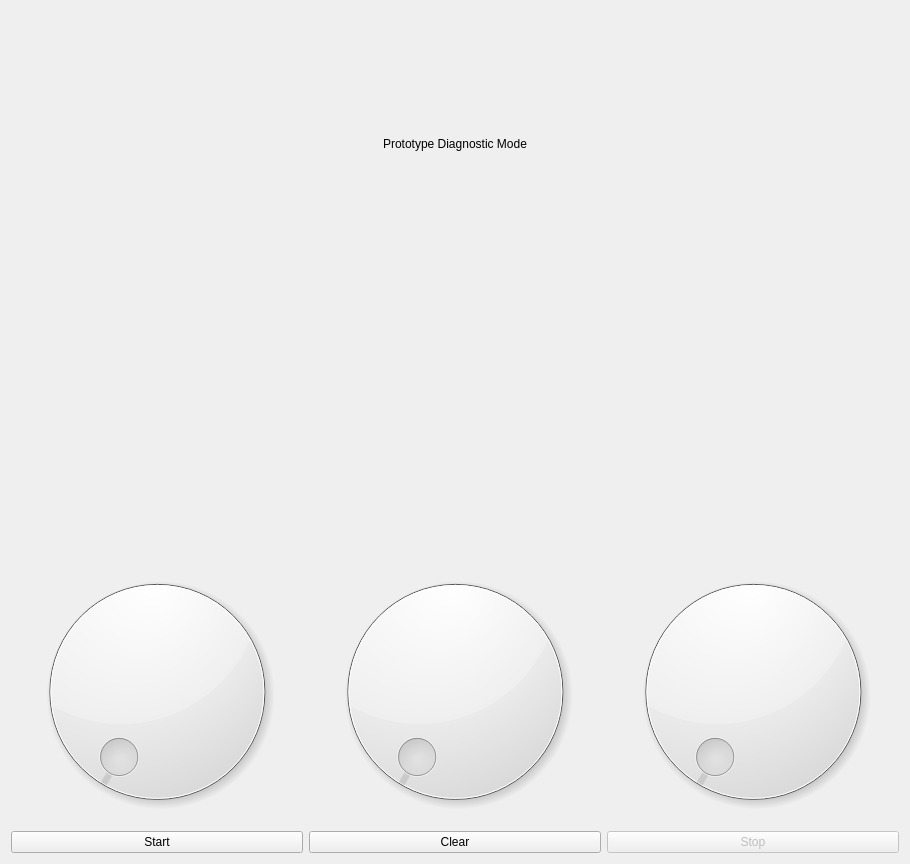
<?xml version="1.0" encoding="UTF-8"?>
<ui version="4.0">
 <class>Form</class>
 <widget class="QWidget" name="Form">
  <property name="geometry">
   <rect>
    <x>0</x>
    <y>0</y>
    <width>910</width>
    <height>864</height>
   </rect>
  </property>
  <property name="windowTitle">
   <string>Form</string>
  </property>
  <layout class="QGridLayout" name="gridLayout_2">
   <item row="0" column="0">
    <layout class="QGridLayout" name="gridLayout">
     <item row="1" column="1">
      <widget class="PlotWidget" name="graph2" native="true"/>
     </item>
     <item row="1" column="0">
      <widget class="PlotWidget" name="graph1" native="true"/>
     </item>
     <item row="1" column="2">
      <widget class="PlotWidget" name="graph3" native="true"/>
     </item>
     <item row="2" column="2">
      <widget class="QDial" name="dial_3"/>
     </item>
     <item row="2" column="1">
      <widget class="QDial" name="dial_2"/>
     </item>
     <item row="0" column="1">
      <widget class="QLabel" name="label_2">
       <property name="text">
        <string>&lt;html&gt;&lt;head/&gt;&lt;body&gt;&lt;p align=&quot;center&quot;&gt;Prototype Diagnostic Mode&lt;/p&gt;&lt;/body&gt;&lt;/html&gt;</string>
       </property>
      </widget>
     </item>
     <item row="2" column="0">
      <widget class="QDial" name="dial"/>
     </item>
     <item row="3" column="0">
      <widget class="QPushButton" name="btnStart">
       <property name="text">
        <string>Start</string>
       </property>
       <property name="checkable">
        <bool>false</bool>
       </property>
      </widget>
     </item>
     <item row="3" column="1">
      <widget class="QPushButton" name="btnClear">
       <property name="text">
        <string>Clear</string>
       </property>
      </widget>
     </item>
     <item row="3" column="2">
      <widget class="QPushButton" name="btnStop">
       <property name="enabled">
        <bool>false</bool>
       </property>
       <property name="text">
        <string>Stop</string>
       </property>
      </widget>
     </item>
    </layout>
   </item>
  </layout>
 </widget>
 <customwidgets>
  <customwidget>
   <class>PlotWidget</class>
   <extends>QWidget</extends>
   <header location="global">pyqtgraph</header>
   <container>1</container>
  </customwidget>
 </customwidgets>
 <resources/>
 <connections/>
</ui>
